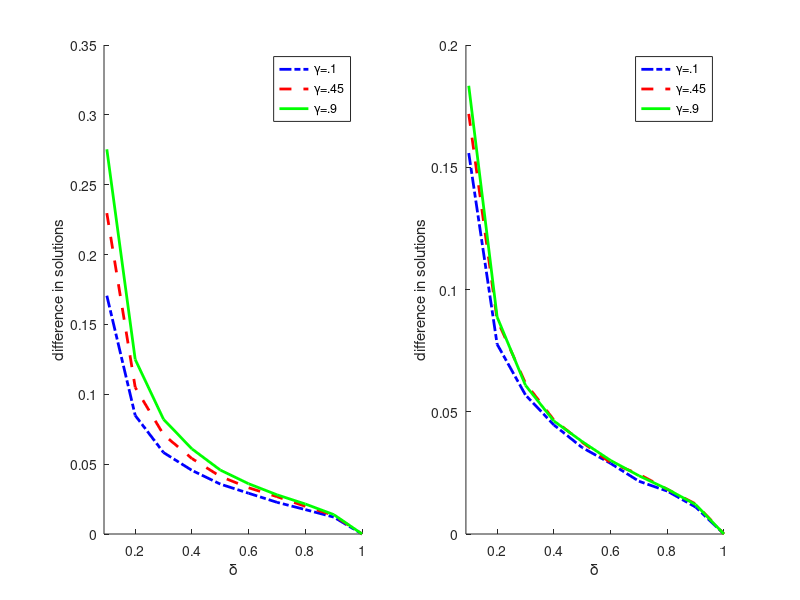

The MATLAB source for this figure:
        function make_plots()
%
%   plot the data returned by test_limits code
%
        load data200.mat
        set(groot,'defaultLineLineWidth','remove')
        set(groot,'defaultLineLineWidth',2)


        ndeltas
        ngams

        subplot(1,2,1)

        igam = 1;
        gam1 = gams(igam)
%
        evmins = 1 + (sqrt(gam1) + 1)./deltas + 5
        evs_noisy = zeros(2,ndeltas)

        for j=1:ndeltas
%
        evs_noisy(1:2,j) = evmins(j) + [k-1:-1:0]
    end
        ells = evs_noisy-1
        ss1 = sum(ells,1)

        vals1 = err_op_means(igam,:) ./ ss1;
        hold on; plot(deltas,vals1,'b-.','LineWidth',2)

        igam = 5;
        gam2 = gams(igam)
%
        evmins = 1 + (sqrt(gam1) + 1)./deltas + 5
        evs_noisy = zeros(2,ndeltas)

        for j=1:ndeltas
%
        evs_noisy(1:2,j) = evmins(j) + [k-1:-1:0]
    end
        ells = evs_noisy-1
        ss2 = sum(ells,1)

        vals2 = err_op_means(igam,:) ./ ss2;
        hold on; plot(deltas,vals2,'r--','LineWidth',2)



        igam = 10;
        gam3 = gams(igam)
%        evmins = 1 + (sqrt(gam1) + 1)./deltas + 5
        evs_noisy = zeros(2,ndeltas)

        for j=1:ndeltas
%
        evs_noisy(1:2,j) = evmins(j) + [k-1:-1:0]
    end
        ells = evs_noisy-1
        ss3 = sum(ells,1)

        vals3 = err_op_means(igam,:) ./ ss3;
        hold on; plot(deltas,vals3,'g','LineWidth',2)

        legend('\gamma=.1','\gamma=.45','\gamma=.9')

        xlim([.09,1])
        xlabel('\delta')
        ylabel('difference in solutions')

%
%
%

        subplot(1,2,2)

        igam = 1;
        gam1 = gams(igam)
%
        vals1 = err_fr_means(igam,:) ./ ss1;
        hold on; plot(deltas,vals1,'b-.','LineWidth',2)


        igam = 5;
        gam2 = gams(igam)
%
        vals2 = err_fr_means(igam,:) ./ ss2;
        hold on; plot(deltas,vals2,'r--','LineWidth',2)


        igam = 10;
        gam3 = gams(igam)
%
        vals3 = err_fr_means(igam,:) ./ ss3;
        hold on; plot(deltas,vals3,'g','LineWidth',2)

        legend('\gamma=.1','\gamma=.45','\gamma=.9')

        xlim([.09,1])
        xlabel('\delta')
        ylabel('difference in solutions')


        set(figure(1),'Position',[500,500,1075,400])
        savefig(figure(1),'fig200')
